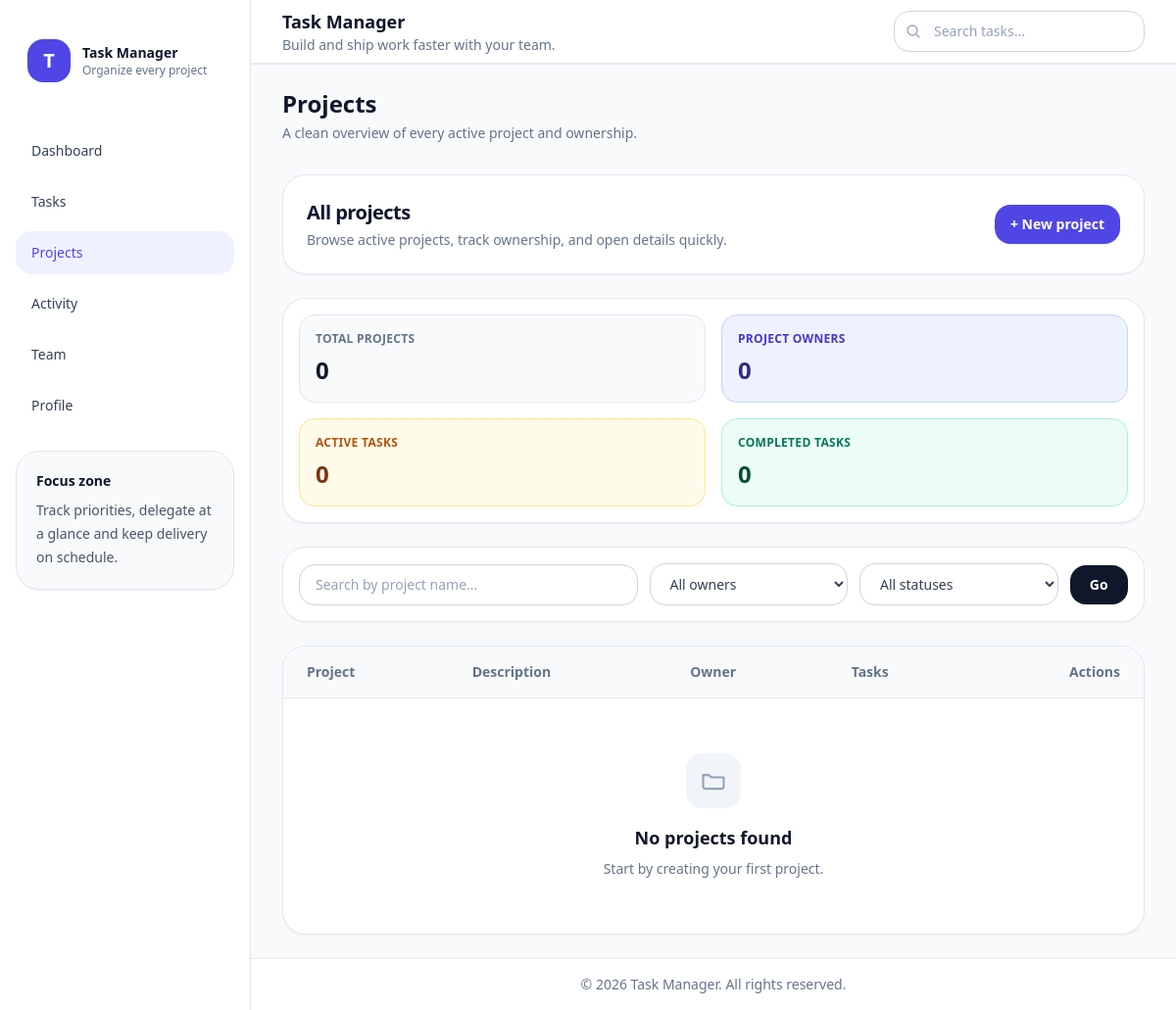
Page /task/project_list/ on the earlier database version.
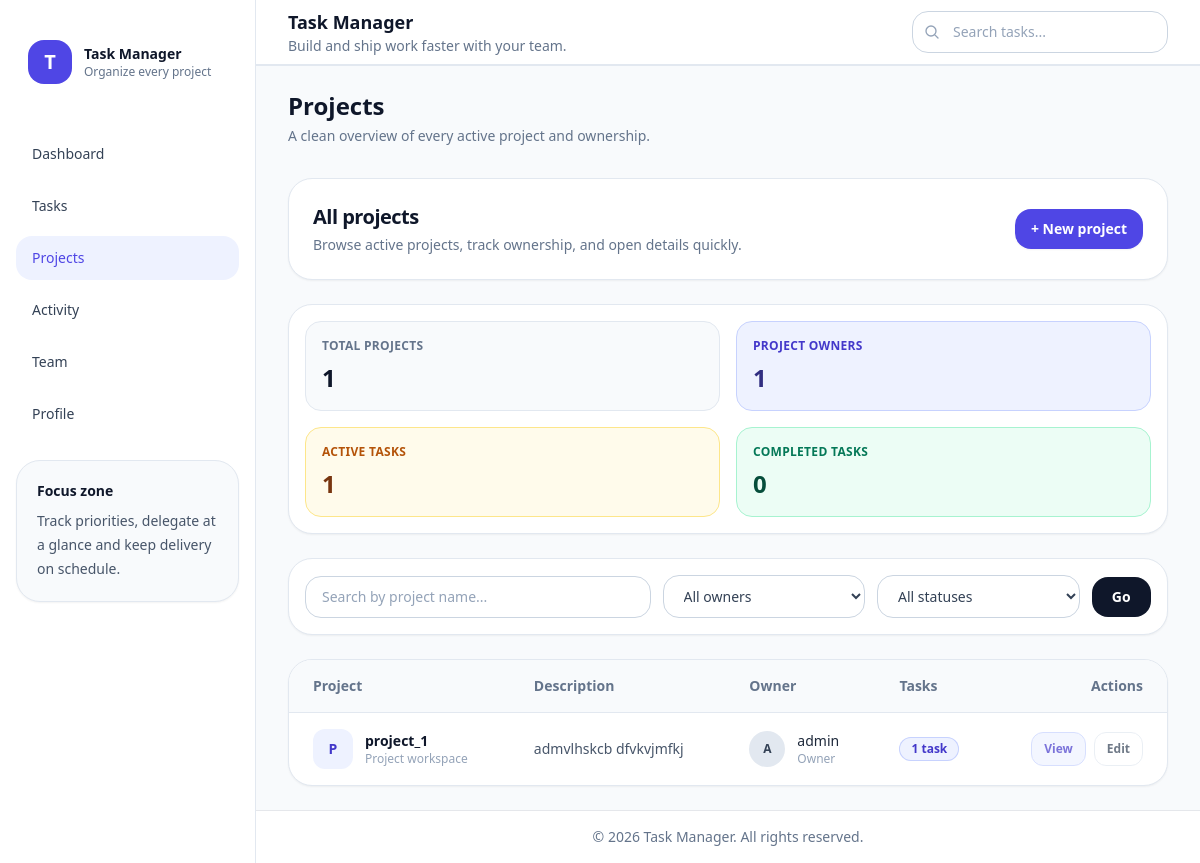
Same page on the later database version.
### tasks/models.py (models this page shows, shortened)
class Project(models.Model):
    name = models.CharField(max_length=150)
    description = models.TextField(blank=True)
    owner = models.ForeignKey(settings.AUTH_USER_MODEL, on_delete=models.CASCADE, related_name="owned_projects")
    members = models.ManyToManyField(settings.AUTH_USER_MODEL, blank=True, related_name="projects")
    start_date = models.DateField(default=timezone.now)
    due_date = models.DateField(blank=True, null=True)
    is_archived = models.BooleanField(default=False)
    created_at = models.DateTimeField(auto_now_add=True)

### accounts/models.py (models this page shows, shortened)
class User(AbstractUser):
    ROLE_CHOICES = [
        ("admin", "Admin"),
        ("manager", "Manager"),
        ("member", "Member"),
    ]
    role = models.CharField(max_length=20, choices=ROLE_CHOICES, default="member")
    phone = models.CharField(max_length=20, blank=True)
    avatar = models.ImageField(upload_to="avatars/", blank=True, null=True)
    location = models.CharField(max_length=100, blank=True)
    bio = models.TextField(blank=True)

### tasks/views.py (the view)
# urls.py: path('project_list/',views.project_list,name='project_list'),
def project_list(request):
    projects = Project.objects.select_related('owner').prefetch_related('tasks').annotate(
        task_count=Count('tasks')
    )
    search = request.GET.get('search')
    owner_id = request.GET.get('owner')
    task_status = request.GET.get('task_status')
    if search:
        projects = projects.filter(name__icontains=search)
    if owner_id:
        projects = projects.filter(owner_id=owner_id)
    if task_status:
        projects = projects.filter(tasks__status=task_status).distinct()
    paginator = Paginator(projects, 1)
    page_number = request.GET.get('page')
    page_obj = paginator.get_page(page_number)
    distinct_owners = Project.objects.values('owner').distinct().count()
    all_tasks = Task.objects.all()
    active_tasks = all_tasks.exclude(status='done').count()
    completed_tasks = all_tasks.filter(status='done').count()
    all_users = User.objects.order_by('username')
    context = {
        'page_obj': page_obj,  # Changed from 'projects'
        'distinct_owners': distinct_owners,
        'active_tasks': active_tasks,
        'completed_tasks': completed_tasks,
        'all_users': all_users,
        'search': search or '',
        'owner': owner_id or '',
        'task_status': task_status or '',
    }
    return render(request, 'projects/project_list.html', context)

### templates/projects/project_list.html (shortened to what the changed rows need)
{% extends 'base.html' %}
{% block page_title %}Projects{% endblock %}
{% block content %}
<div class="space-y-6">
  <section class="rounded-3xl border border-slate-200 bg-white p-6 shadow-sm">
    <div class="flex flex-col gap-4 md:flex-row md:items-center md:justify-between">
      <div>
        <h2 class="text-xl font-semibold tracking-tight text-slate-900">All projects</h2>
      </div>
    </div>
  </section>
  <section class="rounded-3xl border border-slate-200 bg-white p-4 shadow-sm">
    <div class="grid gap-4 sm:grid-cols-2 xl:grid-cols-4">
      <div class="rounded-2xl border border-slate-200 bg-slate-50 p-4">
        <p class="text-xs font-semibold uppercase tracking-wide text-slate-500">Total projects</p>
        <p class="mt-2 text-2xl font-semibold text-slate-900">{{ page_obj.paginator.count }}</p>
      </div>
      <div class="rounded-2xl border border-indigo-200 bg-indigo-50 p-4">
        <p class="text-xs font-semibold uppercase tracking-wide text-indigo-700">Project owners</p>
        <p class="mt-2 text-2xl font-semibold text-indigo-900">{{ distinct_owners }}</p>
      </div>
      <div class="rounded-2xl border border-amber-200 bg-amber-50 p-4">
        <p class="text-xs font-semibold uppercase tracking-wide text-amber-700">Active tasks</p>
        <p class="mt-2 text-2xl font-semibold text-amber-900">{{ active_tasks }}</p>
      </div>
    </div>
  </section>
  <section class="hidden md:block rounded-3xl border border-slate-200 bg-white shadow-sm overflow-hidden">
    <div class="overflow-x-auto">
      <table class="min-w-full text-left text-sm">
        <thead class="bg-slate-50 text-slate-500">
          <tr class="border-b border-slate-200">
            <th class="px-6 py-4 font-semibold">Project</th>
            <th class="px-6 py-4 font-semibold">Description</th>
            <th class="px-6 py-4 font-semibold">Owner</th>
            <th class="px-6 py-4 font-semibold">Tasks</th>
            <th class="px-6 py-4 font-semibold text-right">Actions</th>
          </tr>
        </thead>
        <tbody class="divide-y divide-slate-100">
          {% for project in page_obj %}
          <tr class="hover:bg-slate-50/80 transition group">
            <td class="px-6 py-4">
              <div class="flex items-center gap-3">
                <div class="flex h-10 w-10 items-center justify-center rounded-xl bg-indigo-50 text-sm font-bold text-indigo-700">
                  {{ project.name|slice:":1"|upper }}
                </div>
                <div>
                  <p class="font-semibold text-slate-900">{{ project.name }}</p>
                  <p class="text-xs text-slate-400">Project workspace</p>
                </div>
              </div>
            </td>
            <td class="px-6 py-4 text-slate-600">
              <p class="max-w-md truncate">
                {{ project.description|default:'No project description set.' }}
              </p>
            </td>
            <td class="px-6 py-4">
              <div class="flex items-center gap-3">
                <div class="flex h-9 w-9 items-center justify-center rounded-full bg-slate-200 text-xs font-bold text-slate-700">
                  {{ project.owner.username|slice:":1"|upper }}
                </div>
                <div>
                  <p class="font-medium text-slate-800">
                    {{ project.owner.get_full_name|default:project.owner.username }}
                  </p>
                  <p class="text-xs text-slate-400">Owner</p>
                </div>
              </div>
            </td>
            <td class="px-6 py-4">
              <span class="inline-flex rounded-full bg-indigo-50 px-3 py-1 text-xs font-semibold text-indigo-700 ring-1 ring-inset ring-indigo-200">
                {{ project.task_count }} task{{ project.task_count|pluralize }}
              </span>
            </td>
            <td class="px-6 py-4">
              <div class="flex justify-end gap-2 opacity-100 transition md:opacity-70 md:group-hover:opacity-100">
                <a href="{% url 'project_detail' project.id %}"
                   class="rounded-xl border border-indigo-200 bg-indigo-50 px-3 py-2 text-xs font-semibold text-indigo-700 transition hover:bg-indigo-100">
                  View
                </a>
                <a href="{% url 'project_update' project.id %}"
                   class="rounded-xl border border-slate-200 bg-white px-3 py-2 text-xs font-semibold text-slate-700 transition hover:bg-slate-100">
                  Edit
                </a>
              </div>
            </td>
          </tr>
          {% empty %}
          <tr>
            <td colspan="5" class="px-6 py-14 text-center">
              <div class="flex flex-col items-center">
                <div class="flex h-14 w-14 items-center justify-center rounded-2xl bg-slate-100 text-slate-400">
                  <svg xmlns="http://www.w3.org/2000/svg" class="h-7 w-7" fill="none" viewBox="0 0 24 24" stroke="currentColor" stroke-width="1.8">
                    <path stroke-linecap="round" stroke-linejoin="round" d="M3 7h5l2 2h11v8a2 2 0 01-2 2H5a2 2 0 01-2-2V7z" />
                  </svg>
                </div>
                <h3 class="mt-4 text-lg font-semibold text-slate-900">No projects found</h3>
                <p class="mt-2 text-sm text-slate-500">Start by creating your first project.</p>
              </div>
            </td>
          </tr>
          {% endfor %}
        </tbody>
      </table>
    </div>
  </section>
</div>
{% endblock %}

Differences in the rows shown:
added Project: name "P", name "project_1", description "admvlhskcb dfvkvjmfkj", owner.username "A", owner.get_full_name "admin", task_count "1"
Other differences:
{{ page_obj.paginator.count }}: "0" → "1"
{{ distinct_owners }}: "0" → "1"
{{ active_tasks }}: "0" → "1"
text no longer shown: "No projects found Start by creating your first project."
